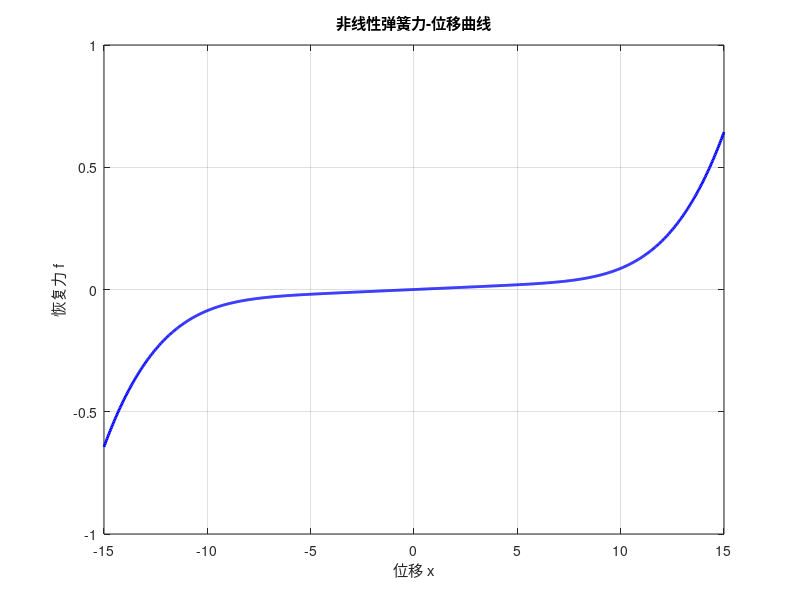

This figure's MATLAB source:
d=20;
a=15.2;
l=39.7;
k1=0.3785;
k2=0.6026;
k3=0.2013;
x = linspace(-15, 15, 1000); 
f = 3.*k1.*(l - sqrt((a-x).^2 + d.^2)) ./ sqrt((a-x).^2 + d.^2) .* (a-x) ...
    - 3.*k1.*(l - sqrt((a+x).^2 + d.^2)) ./ sqrt((a+x).^2 + d.^2) .* (a+x) ...
    - 3 .* k3 .* (l - sqrt(x.^2 + d.^2)) .* x ./ sqrt(x.^2 + d.^2)+ k2.*x;

figure;
plot(x, f, 'b-', 'LineWidth', 2);
grid on;
xlabel('位移 x');
ylabel('恢复力 f');
title('非线性弹簧力-位移曲线');
